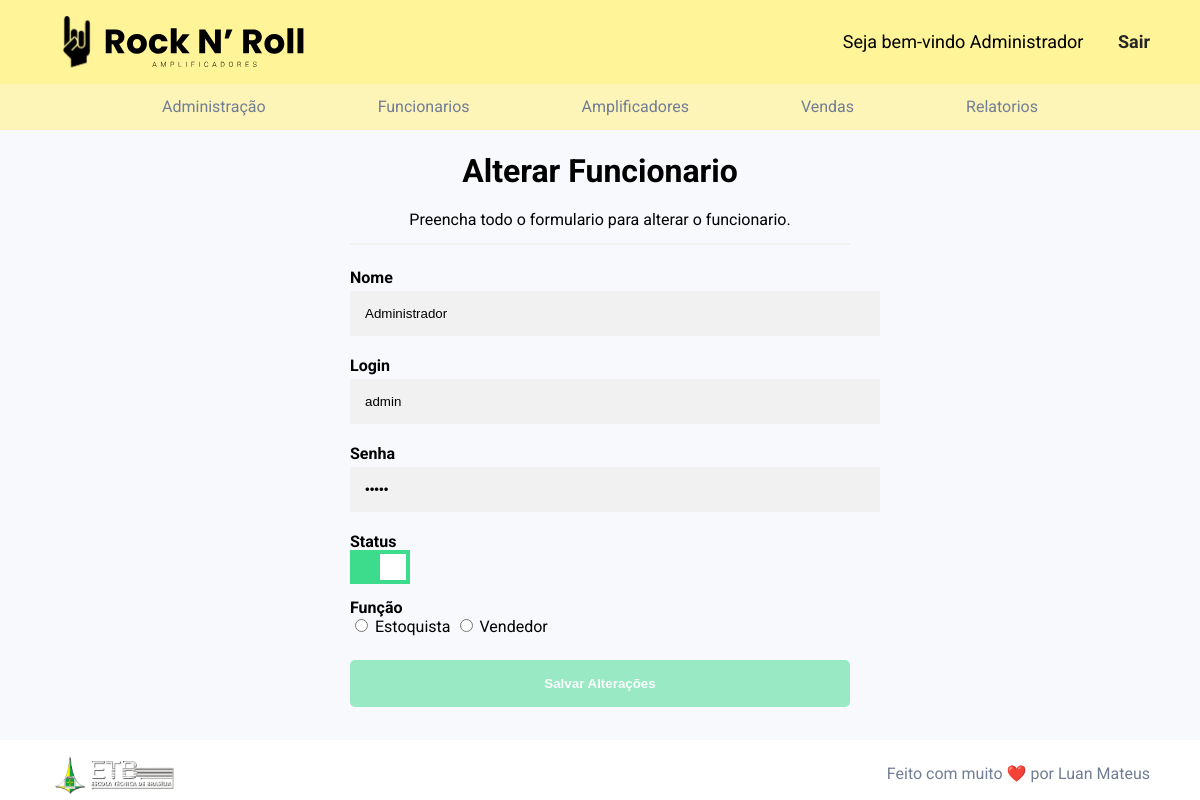
The app's page /altera_funcionario.php?id=1 (signed in) with its own data.
### tables this page shows
CREATE TABLE `funcionarios` (
  `COD_FUN` int(11) NOT NULL,
  `NOME_FUN` varchar(45) NOT NULL,
  `LOGIN_FUN` varchar(45) NOT NULL,
  `SENHA_FUN` varchar(45) NOT NULL,
  `STATUS_FUN` varchar(45) NOT NULL DEFAULT 'ativo',
  `FUNCAO_FUN` varchar(45) NOT NULL
);

### public/altera_funcionario.php (the view, shortened to what this page needs)
<?php
require "connection.php";
require "templates/header.php";
if (isset($_SESSION['LOGIN_FUN']) && !empty($_SESSION['LOGIN_FUN'])
&& $_SESSION['FUNCAO_FUN'] == 'administrador')
{
  $id = $_GET['id'];
  $sql = "SELECT * FROM funcionarios WHERE COD_FUN = '$id'";
  $sql = $connection->query($sql);
  if ($sql->num_rows > 0)
  {
    $data = $sql->fetch_assoc();
    ?>
    <h1 class="title">Alterar Funcionario</h1>
    <p class="sub-title">Preencha todo o formulario para alterar o funcionario.</p>
    <form action="processa_altera_fun.php" method="get" class="cadastra-funcionario">
      <hr>
      <label for="nome"><b>Nome</b></label>
      <input type="text" placeholder="Enter nome" name="nome" id="nome" value="<?php echo $data['NOME_FUN'] ?>" required>
      <label for="login"><b>Login</b></label>
      <input type="text" placeholder="Enter login" name="login" id="login" value="<?php echo $data['LOGIN_FUN'] ?>" required>
      <label for="senha"><b>Senha</b></label>
      <input type="password" placeholder="Enter senha" name="senha" id="senha" value="<?php echo $data['SENHA_FUN'] ?>" required>
      <label for="status"><b>Status</b></label><br>
        <label class="status">
        <span class="slider"></span>
      </label><br><br>
      <label for="funcao"><b>Função</b></label><br>
      <input type="radio" id="estoquista" name="funcao" value="estoquista" <?php echo $data['FUNCAO_FUN'] == 'estoquista' ? "checked" : ''?>>
      <label for="estoquista">Estoquista</label>
      <input type="radio" id="vendedor" name="funcao" value="vendedor" <?php echo $data['FUNCAO_FUN'] == 'vendedor' ? "checked" : ''?>>
      <label for="vendedor">Vendedor</label>
      <button type="submit" class="cadastrar">Salvar Alterações</button>
    </form>
    <?php
  }
  else
  {
    require "templates/not_found.php";
  }
}
else
{
  header("Location: login.php");
}
require "templates/footer.php";
?>

### public/css/base.css (style rules this page uses)
body { font-family: "Roboto", sans-serif; background-color: #F8F9FD; min-width: 300px; box-sizing: border-box; }

### public/css/custom.css (style rules this page uses)
.title, .total { text-align: center; font-size: 32px; font-weight: bold; margin: 25px 0; }
.sub-title { text-align: center; }

### public/css/funcionarios.css (style rules this page uses)
.cadastra-funcionario { width: 500px; }

### public/css/formulario.css (style rules this page uses)
.cadastra-funcionario { width: 500px; margin: 15px auto; }
b { font-weight: bolder; }
input[type=text], input[type=password], input[type=file] { width: 100%; padding: 15px; margin: 5px 0 22px 0; display: inline-block; border: none; background: #f1f1f1; }
hr { border: 1px solid #f1f1f1; margin-bottom: 25px; }
.cadastrar { background-color: #3CDC8C; color: white; padding: 16px 20px; margin: 25px 0; border: none; cursor: pointer; width: 100%; opacity: 0.5; font-weight: bolder; border-radius: 5px; }
.status { position: relative; display: inline-block; width: 60px; height: 34px; }
.slider { position: absolute; cursor: pointer; top: 0; left: 0; right: 0; bottom: 0; background-color: #ccc; -webkit-transition: .4s; transition: .4s; }
.slider:before { position: absolute; content: ""; height: 26px; width: 26px; left: 4px; bottom: 4px; background-color: white; -webkit-transition: .4s; transition: .4s; }
input:checked + .slider { background-color: #3CDC8C; }
input:checked + .slider:before { -webkit-transform: translateX(26px); -ms-transform: translateX(26px); transform: translateX(26px); }

### records on screen
funcionarios: nome "Administrador", login "admin", FUNCAO_FUN "☐ Estoquista", FUNCAO_FUN "☐ Vendedor"

### other values on screen
$_SESSION['NOME_FUN'] "Administrador"
